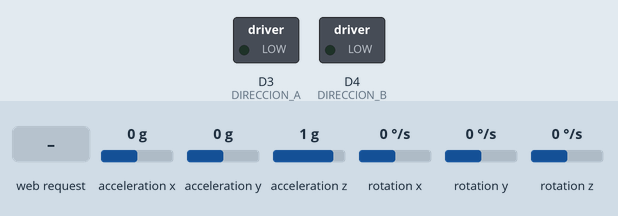
Bench run of a sketch on a simulated ESP8266 (NodeMCU). Shown: switched loads named in the sketch (green lamp = pin HIGH). The test bench sets the inputs (shaded band); at power-on: acceleration x 0 g, acceleration y 0 g, acceleration z 1 g, rotation x 0 °/s, rotation y 0 °/s, rotation z 0 °/s. WiFi joins after 1.5 s; servers stay silent unless stated; storage starts empty; pins used as bus, display or sensor lines are not drawn; what the sketch prints to the serial monitor is not drawn.

Above: at 2.7 s.
2.8 s: HTTP request GET /orden?potencia=1 received
At 4.0 s:
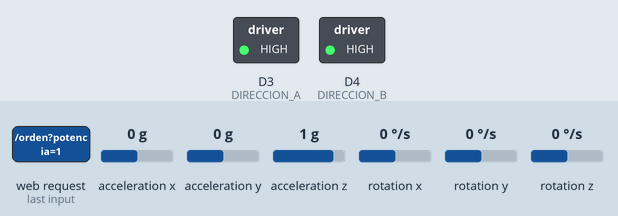
4.3 s: HTTP request GET / received
Timing chart, 0 to 7.3 s (numbered marks = the images above; inputs shaded):
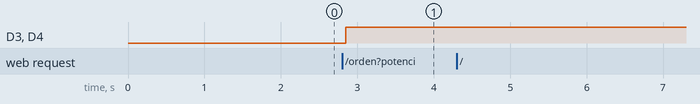

The sketch:

coche-11-2.ino
```cpp
#include <ESP8266WiFi.h>
#include <ESP8266WebServer.h>
#include <WiFiClient.h>
#include <FS.h>
//#include <ESP8266WiFiAP.h>
//#include <Wire.h>
#include  "Pin_NodeMCU.h"
#include "estructuras.h"

//#include <helper_3dmath.h>
#include <MPU6050.h>

/******************************************************************
 * PUERTO SERIE a 115200
 * y también contesta a
 * http:(IP_Addr):80
 * pendiente de hacer la parte donde se reciben los datos por HTTP
 ******************************************************************/

char* ssid;
char* password;

char ssid1[]     = "Churruscat";
char password1[] = "biba1Sailing";
//char ssid1[] ="Coche-M";
//char password1[] = "amodelanoche";
IPAddress miIP(172,20,10,7); // fijo la direccion del coche y el router
IPAddress miGateway(172,20,10,1);

short int i;
// definimos los PINs del motor
#define POWER_A  D1        // 5
#define POWER_B  D2        // 4
#define DIRECCION_A   D3   // 0
#define DIRECCION_B   D4   // 2
#define SDA D5   // Conexiones del acelerometro MPU6050
#define SCL D6

// Defino  el webserver, que recibe las ordenes desde el mando.
ESP8266WebServer servidor(80);

/****************************************************
 * g_mandos envia por POST el valor
 *  http://172.20.10.7/orden/valor:v,p
 *  donde v=posicion del volante
 *        p=posicion del acelerador
 *
 */
// Formulario a enviar al navegador Web
char mandoshtml[]="/mandos.html";
File  fMandos;

//y la parte de datos

int potencia=0;

WiFiClient cliente;
MPU6050 mpu6050;
#define potenciaMax  1023
#define potenciaMin  200
#define kGiro        200  // constante para suavizar el giro. Cuanto mas pequenya, mas suaviza
short int gx, gy, gz,
           ax, ay, az;
 /* para 250grad/seg de sensibilidad,
  *  luego divido por  para suavizar
  */
float  giroconv=  (250.0/32768.0)/30;

int n,
    cambioVelocidad,
    giroReal;

velocidad vMandoAntes={0,0,0,1},
          vMandoAhora={0,0,0,1},
          vMandoCorregido={0,0,0,1},
          vDeseada ={0,0,0,0} ;

/******************************************************************
 *                         SETUP
 *                         SETUP
 *                         SETUP
 ******************************************************************/

 void setup() {
/***********************************
 *** Empiezo por el puerto serie
 * Espero 5 segundos para dar un poco de tiempo
 ***********************************/
 Serial.begin(115200);
/******************************************************************
  *************           Inicio el giroscopio  *****************
 ******************************************************************/

  Wire.begin(SDA, SCL);           //Inicio I2C (SDA D5, SCL D6)
  mpu6050.initialize();    //Iniciando mpu6050
  if (mpu6050.testConnection()) Serial.println("mpu6050 iniciado correctamente");
  else Serial.println("ERROR, ERROR ERROR  Error al iniciar el mpu6050");

 /****************************************************************
  * ahora me conecto a la WiFi, Esta el codigo con Acces point (comentado)
  * y con el ESP8266 haciendo de access point,
 ******************************************************************/
  WiFi.disconnect(); // Desconecto para impiar la configuracion y que conecte mas rapido
  ssid=ssid1;
  password=password1;
  Serial.print("Connecting to ");Serial.println(ssid);
  WiFi.config(miIP, miGateway, IPAddress(255,255,255,0));
  WiFi.begin(ssid,password);
  while (WiFi.status() != WL_CONNECTED ) {
    delay(500);
    Serial.print(i++);
    Serial.print(".");
  }
  Serial.println(ssid);  Serial.print("*******Conectado; ADDR= ");
  Serial.println(WiFi.localIP());
  /* Pongo que cuando me lleguen mensajes a mi direccion
     directamente, ejecute la funcion "una_orden"*/
    servidor.on("/orden", una_orden);
    servidor.on("/", cargaPag);
    SPIFFS.begin();       // monto el sistema de ficheros, donde esta la pag

    servidor.begin();  // Arranco el webserver
    // y defino los PINs
    pinMode(POWER_A , OUTPUT);
    pinMode(POWER_B , OUTPUT);
    pinMode(DIRECCION_A , OUTPUT);
    pinMode(DIRECCION_B , OUTPUT);
 } /*********** fin de SETUP ******************/
/******************************************************************
 *                         LOOP
 *                         LOOP
 *                         LOOP
 ******************************************************************/
void loop() {
  delay(100);
  servidor.handleClient();  //obtiene los datos de velocidad y giro del mando
  ajustaVelocidad();    // ajusta las velocidades para que giroActual sea giroDeseado
}
/******************************************************************
 *                         Funcion
 *                         Funcion
 *                         Funcion
*****************************************************************/
void cargaPag () {

  if (SPIFFS.exists(mandoshtml)) {
    File fMandos = SPIFFS.open(mandoshtml, "r");
    size_t total = servidor.streamFile(fMandos, "text/html");
    fMandos.close();
  } else {
    Serial.print("No encuentro el fichero   ");Serial.println(mandoshtml);
  }
}

void una_orden() {

  // el argumento debe ser "orden", en funcion de lo que llegue, asigno los valores de vMandoAhora
  if (servidor.arg("orden")) {
    /*obtengo los valores de potencia y giro del mando. Para corregir la potencia del motor (Pr)
      que va de 200 a 1000 (o de -200 a -1000), de la del mando (Pm) que va de -50 a 50
      la convierto con la funcion map primero lo hago en valor asoluto y si hace falta cambio el signo
     */
    potencia=servidor.arg("potencia").toInt();
    if (potencia!=0) {
      vMandoAhora.derecha=map(abs(potencia),1,50,200,1000);
    } else vMandoAhora.derecha=0;
    if (potencia<0) vMandoAhora.derecha= -vMandoAhora.derecha;
    vMandoAhora.giro=servidor.arg("volante").toInt();

    // corrijo los valores de giro en función de la velocidad
   if (vMandoAhora.derecha!=0)
      vMandoCorregido.giro=vMandoAhora.giro*kGiro/vMandoAhora.derecha;
   else
      vMandoCorregido.giro=vMandoAhora.giro;
   vMandoCorregido.derecha=vMandoAhora.derecha+vMandoCorregido.giro;
   if (vMandoCorregido.derecha>potenciaMax)
       vMandoCorregido.derecha=potenciaMax;
   if (vMandoCorregido.derecha < potenciaMin)
        vMandoCorregido.derecha=0;

    vMandoCorregido.izquierda=vMandoCorregido.derecha-vMandoCorregido.giro;
    if (vMandoCorregido.izquierda < potenciaMin)
        vMandoCorregido.izquierda=0;
    // descanso y paso control a otros
  }

  vMandoAntes=vMandoAhora;
  // y envia respuesta al navegador
  servidor.send(200, "text/html", "");
  //ajusta el giro con el acelerometro para ir recto y envia orden a los motores
  ajustaVelocidad();
  yield();
}

/******************************************************************
 *    Calcula las velocidades deseadas de cada rueda en funcion de
 *    la Velocidad deseada de cada rueda, el giro deseado y el giro actual
 *
*****************************************************************/

void ajustaVelocidad() {
/***** corregir con las variable vDeseada.giro **********/
  mpu6050.getRotation(&gx, &gy, &gz); // obten las velocidades angulares actuales
  giroReal = int(gz * giroconv);    //  y las paso a entero en grados por segundo
  if (vMandoAhora.derecha!=0) {
    vDeseada.derecha =   vMandoAhora.derecha + vMandoCorregido.giro - giroReal;
    vDeseada.izquierda = vMandoAhora.derecha - vMandoCorregido.giro + giroReal;
    if ((vDeseada.derecha)>0) digitalWrite(DIRECCION_A , HIGH);
    else digitalWrite(DIRECCION_A , LOW);
    if ((vDeseada.izquierda>0)) digitalWrite(DIRECCION_B , HIGH);
    else digitalWrite(DIRECCION_B , LOW);
  } else {
    vDeseada.derecha=0;
    vDeseada.izquierda=0;
  }
  analogWrite(POWER_A , vDeseada.derecha);
  analogWrite(POWER_B , vDeseada.izquierda);
}
```

Pin_NodeMCU.h
```cpp
#ifndef Pins_Arduino_h
#define Pins_Arduino_h

//#include "../generic/common.h"

#define PIN_WIRE_SDA (4)
#define PIN_WIRE_SCL (5)

static const uint8_t SDA = PIN_WIRE_SDA;
static const uint8_t SCL = PIN_WIRE_SCL;

static const uint8_t LED_BUILTIN = 16;
static const uint8_t BUILTIN_LED = 16;

static const uint8_t D0   = 16;
static const uint8_t D1   = 5;
static const uint8_t D2   = 4;
static const uint8_t D3   = 0;
static const uint8_t D4   = 2;
static const uint8_t D5   = 14;
static const uint8_t D6   = 12;
static const uint8_t D7   = 13;
static const uint8_t D8   = 15;
static const uint8_t D9   = 3;
static const uint8_t D10  = 1;

#endif /* Pins_Arduino_h */
```

estructuras.h
```cpp
typedef struct {
  int giro;
  int izquierda;
  int derecha;
  int sentido;
} velocidad ;
```

Measured:
- after the input at 2.8 s, D3 (DIRECCION_A), D4 (DIRECCION_B): LOW → HIGH after 0.05 s
- after the input at 4.3 s, every drawn part: stays the same
